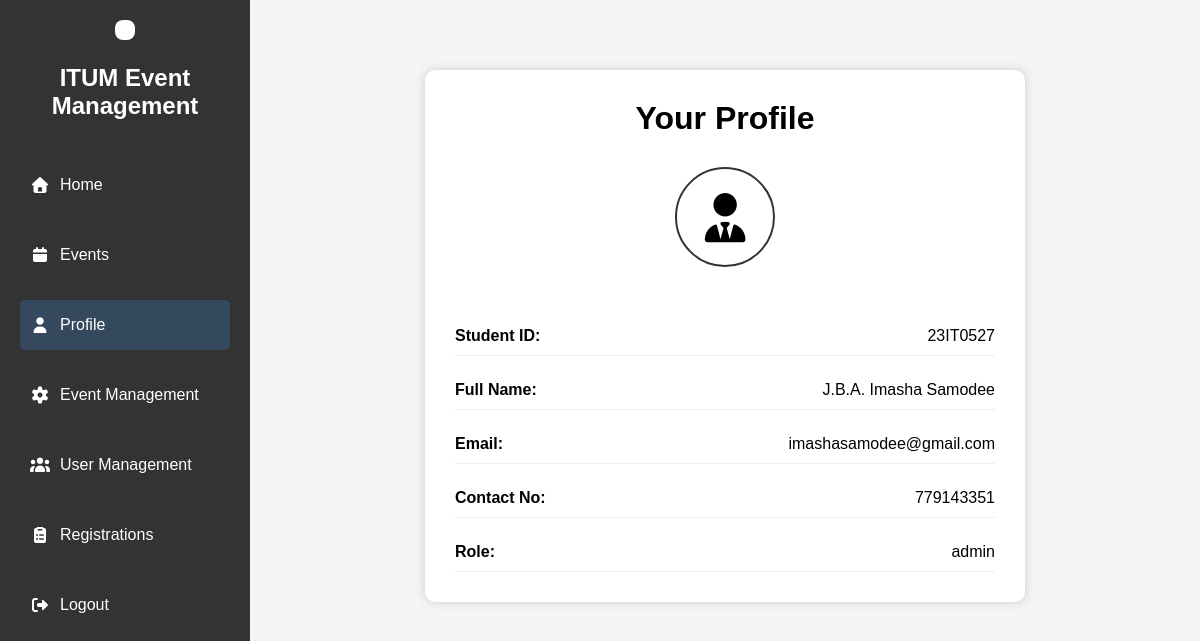
Screenshot of /api/profile.php (signed in) with the database file from the repository.
### tables this page shows
CREATE TABLE IF NOT EXISTS `users` (
  `id` int NOT NULL AUTO_INCREMENT,
  `student_id` varchar(250) NOT NULL,
  `full_name` varchar(250) NOT NULL,
  `email` varchar(250) NOT NULL,
  `contact_no` int NOT NULL,
  `password` varchar(250) NOT NULL,
  `role` varchar(20) NOT NULL DEFAULT 'user',
  PRIMARY KEY (`id`),
  UNIQUE KEY `Student ID` (`student_id`)
);

### api/profile.php (the view, shortened to what this page needs)
<?php
include 'connection.php';
$student_id = $_SESSION['student_id'];
$stmt = $conn->prepare("SELECT student_id, full_name, email, contact_no, role FROM users WHERE student_id = ?");
$stmt->bind_param("s", $student_id);
$stmt->execute();
$result = $stmt->get_result();
$user = $result->fetch_assoc();
?>
<!DOCTYPE html>
<html lang="en">
<head>
<link rel="stylesheet" href="dashboard_style.css">
<link rel="stylesheet" href="https://cdnjs.cloudflare.com/ajax/libs/font-awesome/7.0.1/css/all.min.css">
</head>
<body>
<div class="dashboard">
    <div class="sidebar">
        <div class="logo">
            <img src="https://lms.itum.mrt.ac.lk/pluginfile.php/1/theme_moove/logo/1717571353/site-logo.png" alt="">
        </div>
        <h2>ITUM Event Management</h2>
        <ul>
            <li><a href="dashboard.php"><i class="fa-solid fa-home"></i> Home</a></li>
            <li><a href="event.php"><i class="fa-solid fa-calendar"></i> Events</a></li>
            <li><a href="profile.php" class="active"><i class="fa-solid fa-user"></i> Profile</a></li>
            <?php if(isset($_SESSION['role']) && $_SESSION['role'] == 'admin'): ?>
                <li><a href="event_management.php"><i class="fa-solid fa-gear"></i> Event Management</a></li>
                <li><a href="user_management.php"><i class="fa-solid fa-users"></i> User Management</a></li>
                <li><a href="registrations.php"><i class="fa-solid fa-clipboard-list"></i> Registrations</a></li>
            <?php endif; ?>
            <li><a href="logout.php"><i class="fa-solid fa-right-from-bracket"></i> Logout</a></li>
        </ul>
    </div>
    <div class="main-content">
        <div class="profile-container">
            <h1>Your Profile</h1>
            <i class="fa-solid fa-user-tie"></i>
            <?php if($user): ?>
                <div class="profile-info">
                    <div><strong>Student ID:</strong> <span><?php echo htmlspecialchars($user['student_id']); ?></span></div>
                    <div><strong>Full Name:</strong> <span><?php echo htmlspecialchars($user['full_name']); ?></span></div>
                    <div><strong>Email:</strong> <span><?php echo htmlspecialchars($user['email']); ?></span></div>
                    <div><strong>Contact No:</strong> <span><?php echo htmlspecialchars($user['contact_no']); ?></span></div>
                    <div><strong>Role:</strong> <span><?php echo htmlspecialchars($user['role']); ?></span></div>
                </div>
            <?php else: ?>
                <p>User not found.</p>
            <?php endif; ?>
        </div>
    </div>
</div>
</body>
</html>

### api/dashboard_style.css (style rules this page uses)
* { margin: 0; padding: 0; box-sizing: border-box; font-family: Arial, sans-serif; }
body { background-color: #f4f4f4; }
.dashboard { display: flex; }
.sidebar { width: 250px; background-color: #333; color: white; height: 100vh; position: fixed; padding-top: 20px; }
.sidebar .logo { text-align: center; margin-bottom: 20px; }
.sidebar .logo img { width: 200px; height: auto; background: #fff; padding: 10px; border-radius: 8px; }
.sidebar h2 { text-align: center; margin-bottom: 30px; }
.sidebar ul { list-style: none; }
.sidebar ul li { padding: 10px 20px; }
.sidebar ul li a { color: white; text-decoration: none; height: 50px; display: flex; align-items: center; padding: 10px; }
.sidebar ul li a i { margin-right: 10px; }
.sidebar ul li a:hover, .sidebar ul li a.active { background-color: #34495e; border-radius: 5px; }
.main-content { margin-left: 250px; padding: 20px; width: calc(100% - 250px); padding-bottom: 40px; }
.profile-container { max-width: 600px; margin: 50px auto; padding: 30px; background: #fff; border-radius: 10px; box-shadow: 0 0 10px #ccc; }
.profile-container h1 { text-align: center; margin-bottom: 30px; }
.profile-container i { text-align: center; margin: 0 auto; display: flex; justify-content: center; align-items: center; font-size: 50px; width: 100px; height: 100px; border-radius: 50%; border: 2px solid #333; margin-bottom: 50px; }
.profile-info { display: flex; flex-direction: column; gap: 15px; }
.profile-info div { display: flex; justify-content: space-between; padding: 10px 0; border-bottom: 1px solid #eee; }

### rows the page displays
users: student "23IT0527", full_name "J.B.A. Imasha Samodee", email "imashasamodee@gmail.com", contact_no "779143351", role "admin"
